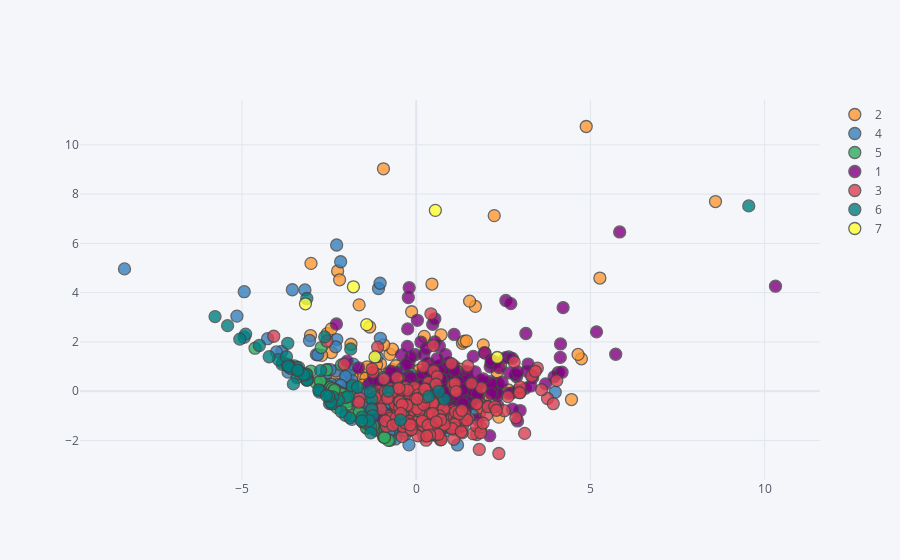

Notebook source saved alongside this figure:
### Code cell
Xp.sample(1000).iplot(kind='scatter',x='d1',y='d2',categories=vart[0],mode='markers')

### Figure 1 — Plotly figure (JSON) as saved in the notebook; plotly's stock layout.template omitted (floating-point values rounded to 4 significant figures; data arrays with more than 128 entries replaced by an {"elided": "..."} marker saying what was removed)
{"data": [{"marker": {"color": "rgba(255, 153, 51, 1.0)", "line": {"width": 1.3}, "opacity": 0.8, "size": 12, "symbol": "circle"}, "mode": "markers", "name": "2", "textfont": {"color": "#4D5663"}, "type": "scatter", "x": {"elided": "199 float values"}, "y": {"elided": "199 float values"}}, {"marker": {"color": "rgba(55, 128, 191, 1.0)", "line": {"width": 1.3}, "opacity": 0.8, "size": 12, "symbol": "circle"}, "mode": "markers", "name": "4", "textfont": {"color": "#4D5663"}, "type": "scatter", "x": {"elided": "164 float values"}, "y": {"elided": "164 float values"}}, {"marker": {"color": "rgba(50, 171, 96, 1.0)", "line": {"width": 1.3}, "opacity": 0.8, "size": 12, "symbol": "circle"}, "mode": "markers", "name": "5", "textfont": {"color": "#4D5663"}, "type": "scatter", "x": [-0.01518, -1.34, -1.681, -1.192, -3.158, -1.49, -1.995, -2.63, -1.836, -2.573, -2.396, -2.165, -2.111, -2.393, -1.32, -2.691, -2.271, -2.356, -1.41, -2.34, -0.9415, -2.755, -0.7499, -1.425, -2.868, -2.273, -1.122, -2.144, -1.399, -3.342, -4.625, -1.908, -2.427, -1.176, -3.021, -2.463, -1.16, -1.464, -2.215, -2.405, -1.211, -1.396, -2.13, -2.373, -1.426, -2.004, -2.199, -2.347, -2.725, -1.562, -0.7974, -1.239, -2.026, -1.49, -1.235, -0.9234, -1.421, -1.49, -1.635, -2.75, -0.9068, -3.135, -1.489], "y": [-0.6898, -1.373, -0.8238, -1.478, 0.7053, -1.204, -0.4302, 0.3046, -0.9773, 0.8653, 0.09766, -0.08377, -0.1351, 0.09943, -1.312, 0.3328, -0.6664, 0.06661, -1.198, 0.06101, -1.849, 0.3765, -1.993, -1.264, 0.3408, 0.02895, -1.561, 1.07, -1.271, 0.7114, 1.745, -0.08846, -0.08068, -1.555, 0.8183, 0.1613, -1.584, -1.314, -0.06369, 0.1145, -1.526, -1.496, -0.1096, -0.00971, -1.493, -0.5762, -0.2841, 0.05923, 1.771, -1.197, -1.996, -1.487, -0.2618, -1.204, -1.398, -1.848, -1.313, -1.204, -0.8599, 0.4182, -1.884, 0.6655, -1.206]}, {"marker": {"color": "rgba(128, 0, 128, 1.0)", "line": {"width": 1.3}, "opacity": 0.8, "size": 12, "symbol": "circle"}, "mode": "markers", "name": "1", "textfont": {"color": "#4D5663"}, "type": "scatter", "x": {"elided": "275 float values"}, "y": {"elided": "275 float values"}}, {"marker": {"color": "rgba(219, 64, 82, 1.0)", "line": {"width": 1.3}, "opacity": 0.8, "size": 12, "symbol": "circle"}, "mode": "markers", "name": "3", "textfont": {"color": "#4D5663"}, "type": "scatter", "x": {"elided": "232 float values"}, "y": {"elided": "232 float values"}}, {"marker": {"color": "rgba(0, 128, 128, 1.0)", "line": {"width": 1.3}, "opacity": 0.8, "size": 12, "symbol": "circle"}, "mode": "markers", "name": "6", "textfont": {"color": "#4D5663"}, "type": "scatter", "x": [-5.771, -3.42, -1.834, -1.275, -1.315, -3.112, -3.845, -3.13, -1.287, 0.8018, -4.894, 9.543, -2.745, -0.7992, -3.684, -5.411, -2.032, -3.159, -1.247, 0.3631, -2.409, -1.879, -2.775, -1.961, -2.411, -3.635, -2.488, -2.415, -3.138, -2.795, -3.672, -1.298, 0.6502, -1.301, -1.898, -2.624, -0.449, -3.386, -1.55, -3.953, -1.684, -3.423, -2.229, -2.393, -4.217, -4.501, -3.722, -3.595, -5.06, -3.675, -1.352, -3.228, -2.15, -2.453, -3.685, -2.506, -3.523, -2.741, -1.564, -2.575, -3.4], "y": [3.029, 0.5558, 0.2223, -0.3216, -0.02134, 0.473, 1.093, 0.4428, -0.7336, -0.3232, 2.317, 7.522, 0.02231, 0.006192, 1.073, 2.66, -0.9761, 0.6898, -0.99, -0.2099, -0.3718, 1.713, -0.03512, -0.2199, -0.5131, 1.041, -0.5032, -0.5165, 3.764, 0.05126, 1.069, -1.444, -0.005951, -1.689, -1.082, 2.205, -1.164, 0.8516, -1.049, 1.285, 0.1621, 0.9554, -0.3661, -0.2279, 1.398, 1.857, 1.398, 0.9227, 2.113, 1.011, -1.195, 0.6679, -0.826, -0.4453, 1.945, -0.2074, 0.2965, 0.8355, -1.205, -0.1757, 0.8464]}, {"marker": {"color": "rgba(255, 255, 51, 1.0)", "line": {"width": 1.3}, "opacity": 0.8, "size": 12, "symbol": "circle"}, "mode": "markers", "name": "7", "textfont": {"color": "#4D5663"}, "type": "scatter", "x": [-3.177, -1.801, -1.181, 2.328, 0.5505, -1.419], "y": [3.549, 4.237, 1.39, 1.367, 7.342, 2.702]}], "layout": {"autosize": true, "legend": {"bgcolor": "#F5F6F9", "font": {"color": "#4D5663"}}, "paper_bgcolor": "#F5F6F9", "plot_bgcolor": "#F5F6F9", "title": {"font": {"color": "#4D5663"}}, "xaxis": {"autorange": true, "gridcolor": "#E1E5ED", "range": [-9.666, 11.61], "showgrid": true, "tickfont": {"color": "#4D5663"}, "title": {"font": {"color": "#4D5663"}, "text": ""}, "type": "linear", "zerolinecolor": "#E1E5ED"}, "yaxis": {"autorange": true, "gridcolor": "#E1E5ED", "range": [-4.02, 12.24], "showgrid": true, "tickfont": {"color": "#4D5663"}, "title": {"font": {"color": "#4D5663"}, "text": ""}, "type": "linear", "zerolinecolor": "#E1E5ED"}}}
